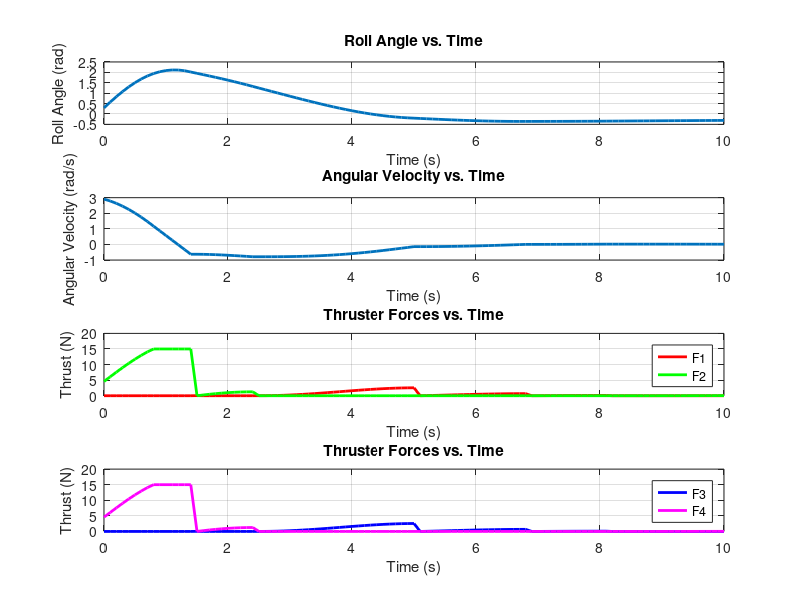

Here is the MATLAB script that generated this plot:
Kp = 1.0;
Kd = 0.2;
Ki = 0.5;

theta_dot = 3;
theta_dot_desired = 0;
theta = 0;

F1 = 0;
F2 = 0;
F3 = 0;
F4 = 0;

r = 1.0;
I = 10.0;
thrust_max = 15;

dt = 0.1;
t_end = 10;
time_steps = 0:dt:t_end;

theta_vals = zeros(size(time_steps));
theta_dot_vals = zeros(size(time_steps));
F1_vals = zeros(size(time_steps));
F2_vals = zeros(size(time_steps));
F3_vals = zeros(size(time_steps));
F4_vals = zeros(size(time_steps));

previous_error = 0;
integral = 0;

for i = 1:length(time_steps)
    e_theta_dot = theta_dot_desired - theta_dot;
    integral = integral + e_theta_dot * dt;
    derivative = (e_theta_dot - previous_error) / dt;
    F_total = Kp * e_theta_dot + Kd * derivative + Ki * integral;

    if F_total < 0
        F2 = F2 - F_total / 2;
        F4 = F4 - F_total / 2;
        F1 = 0;
        F3 = 0;
    else
        F1 = F1 + F_total / 2;
        F3 = F3 + F_total / 2;
        F2 = 0;
        F4 = 0;
    end
    
    F1 = min(F1,thrust_max);
    F2 = min(F2,thrust_max);
    F3 = min(F3,thrust_max);
    F4 = min(F4,thrust_max);

    net_torque = r * (F1 - F2 + F3 - F4);
    angular_acceleration = net_torque / I;
    theta_dot = theta_dot + angular_acceleration * dt;
    theta = theta + theta_dot * dt;
    disp(theta_dot)

    theta_vals(i) = theta;
    theta_dot_vals(i) = theta_dot;
    F1_vals(i) = F1;
    F2_vals(i) = F2;
    F3_vals(i) = F3;
    F4_vals(i) = F4;

    previous_error = e_theta_dot;
end

figure;
subplot(4, 1, 1);
plot(time_steps, theta_vals, 'LineWidth', 2);
xlabel('Time (s)');
ylabel('Roll Angle (rad)');
title('Roll Angle vs. Time');
grid on;

subplot(4, 1, 2);
plot(time_steps, theta_dot_vals, 'LineWidth', 2);
xlabel('Time (s)');
ylabel('Angular Velocity (rad/s)');
title('Angular Velocity vs. Time');
grid on;

subplot(4, 1, 3);
plot(time_steps, F1_vals, 'r', 'LineWidth', 2); hold on;
plot(time_steps, F2_vals, 'g', 'LineWidth', 2);
xlabel('Time (s)');
ylabel('Thrust (N)');
title('Thruster Forces vs. Time');
legend('F1', 'F2');
grid on;

subplot(4, 1, 4);
plot(time_steps, F3_vals, 'b', 'LineWidth', 2); hold on;
plot(time_steps, F4_vals, 'm', 'LineWidth', 2);
xlabel('Time (s)');
ylabel('Thrust (N)');
title('Thruster Forces vs. Time');
legend('F3', 'F4');
grid on;
